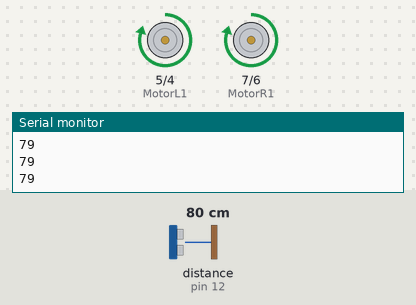
Simulated run of this sketch. Board: Arduino Uno, built with avr-gcc and run on an emulated ATmega328P. Shown: motor-driver pin pairs drawn as motors (green arrow = first pin HIGH = forward, orange = second pin HIGH = backward, longer = more drive, scaled by the enable pin), the last lines printed to the serial monitor. Wiring (inferred from the names in the program): ultrasonic range finder: trigger pin 13; echo pin 12. The inputs (shaded band) are chosen by the test bench; at power-on: distance to the obstacle (sensor on pin 12) 80 cm. The echo pulse lasts 58.3 µs per cm.

Above: at 1.2 s.
1.3 s: distance to the obstacle (sensor on pin 12) set to 18 cm
2.8 s: distance to the obstacle (sensor on pin 12) set to 14 cm
At 3.08 s:
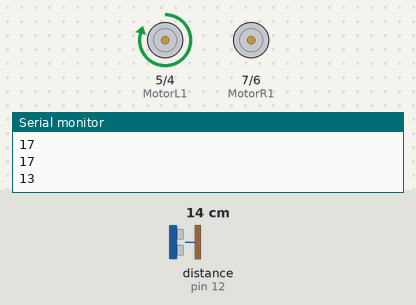
5.8 s: distance to the obstacle (sensor on pin 12) set to 35 cm
At 5.89 s:
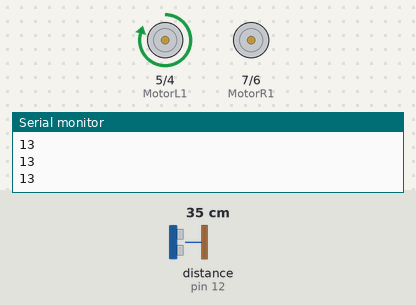
7.5 s: distance to the obstacle (sensor on pin 12) set to 2 cm
At 7.58 s:
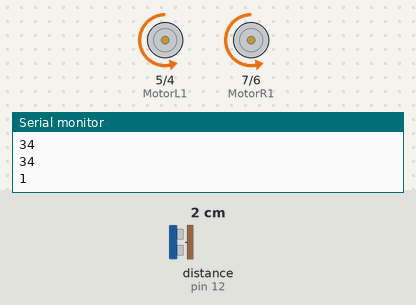
Timing chart, 0 to 11.5 s (numbered marks = the images above; inputs shaded):
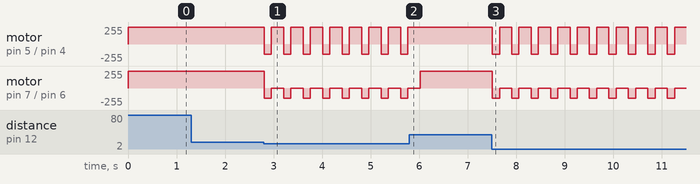

The sketch:

Senkron_haberlesme_receiver.ino
```cpp
#define echoPin 12 //Ultrasonik sensörün echo pini Arduino kartımızın 12.pinine bağladık
#define trigPin 13 //Ultrasonik sensörün trig pini Arduino kartımızın 13. pinine bağladık.

#define MotorR1 7 // L298N üzerindeki IN1 pinine bağlayın
#define MotorR2 6 //L298N üzerindeki IN2 pinine bağlayın
#define MotorRenable 9  // L298N üzerindeki enA pinine bağlayın
#define MotorL1 5 // L298N üzerindeki IN3 pinine bağlayın
#define MotorL2 4 // L298N üzerindeki IN4 pinine bağlayın
#define MotorLenable 3// L298N üzerindeki enB pinine bağlayın


//Yukarıdaki kısımda motor pinlerini tanımladık.


long sure, uzaklik; //süre ve uzaklık adında iki değişken tanımlıyoruz.

void setup() {


  // ultrasonik sensör Trig pininden ses dalgaları gönderdiği için OUTPUT (Çıkış),
  // göndermiş olduğıu bu dalgaları Echo pini ile geri aldığı için INPUT yani (Giriş) olarak tanımlanır.
  pinMode(echoPin, INPUT);
  pinMode(trigPin, OUTPUT);

  pinMode(MotorL1, OUTPUT);
  pinMode(MotorL2, OUTPUT);
  pinMode(MotorLenable, OUTPUT);
  pinMode(MotorR1, OUTPUT);
  pinMode(MotorR2, OUTPUT);
  pinMode(MotorRenable, OUTPUT);
// yukarıdaki kısımda Motorlarımızı çıkış olarak tanımladık

  Serial.begin(9600);//  9600 baud rate üzerinden bir seri haberleşme başlattık

}

void loop() {


  digitalWrite(trigPin, LOW); //sensör pasif hale getirildi
  delayMicroseconds(5);
  digitalWrite(trigPin, HIGH); //Sensore ses dalgasının üretmesi için emir verildi
  delayMicroseconds(10);
  digitalWrite(trigPin, LOW); //Yeni dalgaların üretilmemesi için trig pini LOW konumuna getirildi

  sure = pulseIn(echoPin, HIGH); //ses dalgasının geri dönmesi için geçen sure ölçülüyor
  uzaklik = sure / 29.1 / 2; //ses dalgasının gidiş ve dönüşünden elde edilen süre uzaklık birimine çevriliyor

  Serial.println(uzaklik);

  if (uzaklik < 15) // Uzaklık 15'den küçük ise,
  {
    geri();  // 150 ms geri git
    delay(150);
    sag();  // 250 ms sağa dön
    delay(250);
  }
  else {  // değil ise,
    ileri(); // ileri git
  }

}

void ileri(){  // Robotun ileri yönde hareketi için fonksiyon tanımlıyoruz.

  digitalWrite(MotorR1, HIGH); // Sağ motorun ileri hareketi aktif
  digitalWrite(MotorR2, LOW); // Sağ motorun geri hareketi pasif
  analogWrite(MotorRenable, 250); // Sağ motorun hızı 150

  digitalWrite(MotorL1, HIGH); // Sol motorun ileri hareketi aktif
  digitalWrite(MotorL2, LOW); // Sol motorun geri hareketi pasif
  analogWrite(MotorLenable, 250); // Sol motorun hızı 150


}


void sag(){ // Robotun sağa dönme hareketi için fonksiyon tanımlıyoruz.

  digitalWrite(MotorR1, HIGH); // Sağ motorun ileri hareketi aktif
  digitalWrite(MotorR2, LOW); // Sağ motorun geri hareketi pasif
  analogWrite(MotorRenable, 0); // Sağ motorun hızı 0 (Motor duruyor)

  digitalWrite(MotorL1, HIGH); // Sol motorun ileri hareketi aktif
  digitalWrite(MotorL2, LOW); // Sol motorun geri hareketi pasif
  analogWrite(MotorLenable, 250); // Sol motorun hızı 150


}


void geri(){ // Robotun geri yönde hareketi için fonksiyon tanımlıyoruz.

  digitalWrite(MotorR1, LOW); // Sağ motorun ileri hareketi pasif
  digitalWrite(MotorR2, HIGH); // Sağ motorun geri hareketi aktif
  analogWrite(MotorRenable, 150); // Sağ motorun hızı 150

  digitalWrite(MotorL1, LOW); // Sol motorun ileri hareketi pasif
  digitalWrite(MotorL2, HIGH); // Sol motorun geri hareketi aktif
  analogWrite(MotorLenable, 150); // Sol motorun hızı 150

}
```

Measured:
- the behaviour switches between 16 and 15 cm on distance to the obstacle (sensor on pin 12) (found by bisection; images 0 and 1)
- after the input at 2.8 s, motor on pin 5 (MotorL1) / pin 4 (MotorL2): alternates forward 250/255 for 0.25 s and backward 150/255 for 0.15 s, starting at once; motor on pin 7 (MotorR1) / pin 6 (MotorR2): alternates backward 150/255 for 0.15 s and stopped for 0.25 s, starting at once
- after the input at 5.8 s, motor on pin 5 (MotorL1) / pin 4 (MotorL2): stops changing and stays forward 250/255
- after the input at 7.5 s, motor on pin 5 (MotorL1) / pin 4 (MotorL2): alternates forward 250/255 for 0.25 s and backward 150/255 for 0.15 s, starting at once; motor on pin 7 (MotorR1) / pin 6 (MotorR2): alternates backward 150/255 for 0.15 s and stopped for 0.25 s, starting at once
